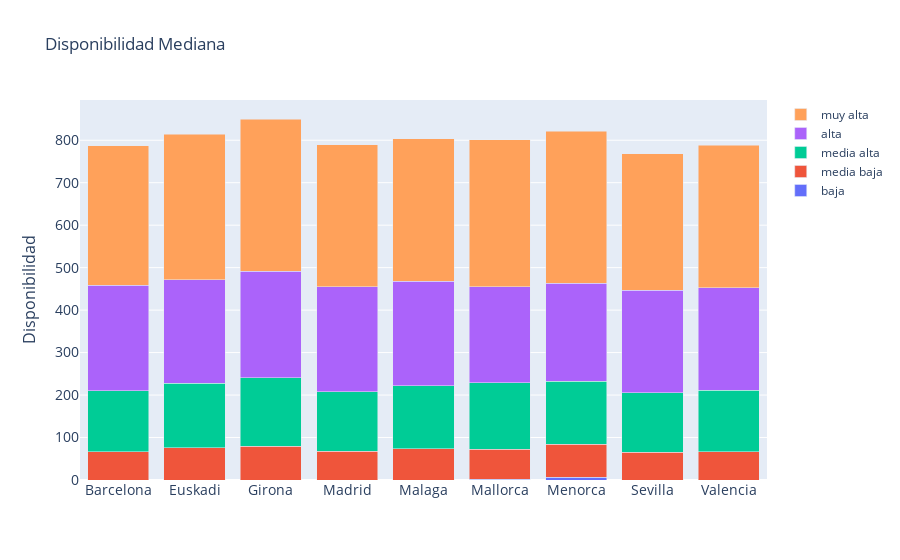

The notebook cell this image was saved under:
### Code cell
#############################################
#----- ciudades vs tipo disponibilidad -----#
#############################################

fig = go.Figure(data=[
    go.Bar(name='baja', x = usuarios_tophabitacion_1.ciudad, 
           y = usuarios_tophabitacion_1['disponibilidad baja (<= 31)']),
    go.Bar(name='media baja', x = usuarios_tophabitacion_1.ciudad,
           y = usuarios_tophabitacion_1['disponibilidad media baja (<= 93)']),
    go.Bar(name='media alta', x = usuarios_tophabitacion_1.ciudad, y = usuarios_tophabitacion_1['disponibilidad media alta (<= 186)']),
    go.Bar(name='alta', x = usuarios_tophabitacion_1.ciudad,
           y = usuarios_tophabitacion_1['disponibilidad alta (<= 279)']),
    go.Bar(name='muy alta', x = usuarios_tophabitacion_1.ciudad, 
           y = usuarios_tophabitacion_1['disponibilidad muy alta (> 279)'])
])
fig.update_layout(barmode='stack', title='Disponibilidad Mediana',
                 xaxis_tickfont_size=14,
                 yaxis=dict(title='Disponibilidad',titlefont_size=16,
                            tickfont_size=14))
fig.show()

### Figure 1 — Plotly figure (JSON) as saved in the notebook; plotly's stock layout.template omitted (floating-point values rounded to 4 significant figures)
{"data": [{"name": "baja", "type": "bar", "x": ["Barcelona", "Euskadi", "Girona", "Madrid", "Malaga", "Mallorca", "Menorca", "Sevilla", "Valencia"], "y": [0, 0, 0, 0, 0, 2, 7, 0, 0]}, {"name": "media baja", "type": "bar", "x": ["Barcelona", "Euskadi", "Girona", "Madrid", "Malaga", "Mallorca", "Menorca", "Sevilla", "Valencia"], "y": [66, 76, 80, 68, 74, 70, 77, 65, 67]}, {"name": "media alta", "type": "bar", "x": ["Barcelona", "Euskadi", "Girona", "Madrid", "Malaga", "Mallorca", "Menorca", "Sevilla", "Valencia"], "y": [144, 152, 161, 140, 148, 157, 149, 140, 144]}, {"name": "alta", "type": "bar", "x": ["Barcelona", "Euskadi", "Girona", "Madrid", "Malaga", "Mallorca", "Menorca", "Sevilla", "Valencia"], "y": [248, 244, 251, 247, 246, 226, 230, 242, 242]}, {"name": "muy alta", "type": "bar", "x": ["Barcelona", "Euskadi", "Girona", "Madrid", "Malaga", "Mallorca", "Menorca", "Sevilla", "Valencia"], "y": [329, 342, 358, 334, 336, 346, 358, 321, 335]}], "layout": {"barmode": "stack", "title": {"text": "Disponibilidad Mediana"}, "xaxis": {"tickfont": {"size": 14}}, "yaxis": {"tickfont": {"size": 14}, "title": {"font": {"size": 16}, "text": "Disponibilidad"}}}}
